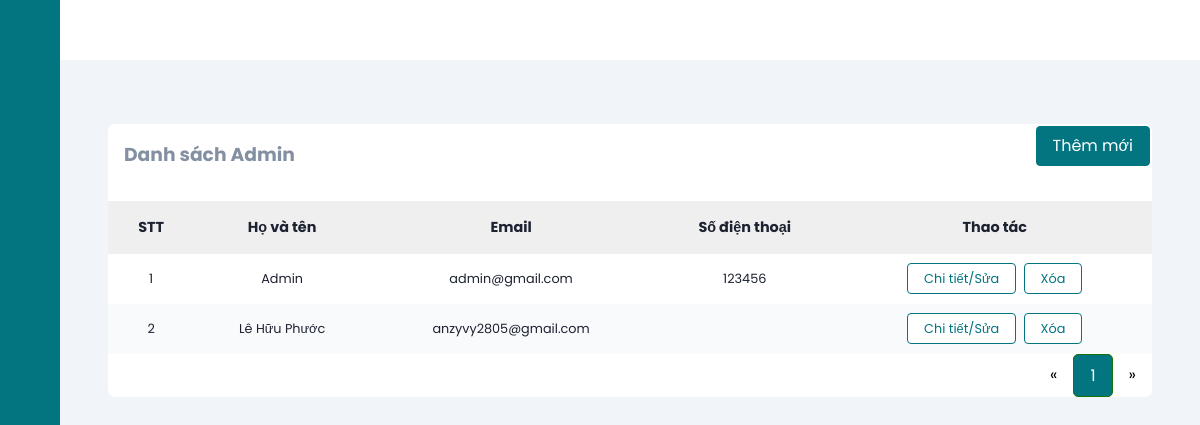
Before: /adminManage (signed in) with the older database file.
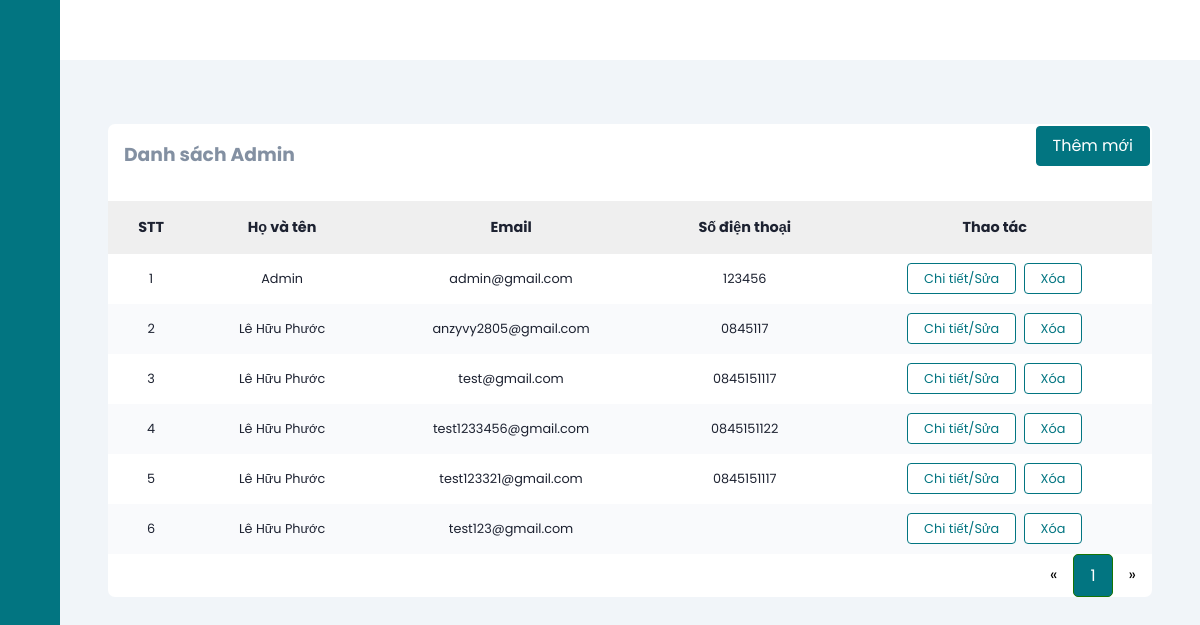
After: the same page with the newer database file.
### tables this page shows
CREATE TABLE `users` (
  `id` int(11) NOT NULL,
  `fullName` varchar(255) NOT NULL,
  `email` varchar(255) NOT NULL,
  `dob` date NOT NULL,
  `address` varchar(500) NOT NULL,
  `password` varchar(255) NOT NULL,
  `roleId` int(11) NOT NULL,
  `status` tinyint(1) NOT NULL,
  `captcha` varchar(50) DEFAULT NULL,
  `isConfirmed` tinyint(4) NOT NULL DEFAULT 0,
  `phone` varchar(11) NOT NULL,
  `provinceId` varchar(5) NOT NULL,
  `districtId` varchar(5) NOT NULL,
  `wardId` varchar(5) NOT NULL,
  `delete_flg` int(11) DEFAULT 0
);

### mvc/core/ControllerBase.php (called while the page is built, shortened)
<?php
class ControllerBase{
    public function view($view, $data=[]){
        require_once "./mvc/views/".$view.".php";
    }
}
?>

### mvc/controllers/AdminManage.php (called while the page is built, shortened)
<?php
class AdminManage extends ControllerBase
{
    public function index($page = 1)
    {
        $admin = $this->model("adminModel");
        $adminList = ($admin->getAllAdmin($page['page'] ?? 1))->fetch_all(MYSQLI_ASSOC);
        $countPaging = $admin->getCountPaging(8);
        $this->view("admin/adminList", [
            "headTitle" => "Quản lý admin",
            "adminList" => $adminList,
            'countPaging'=>$countPaging
        ]);
    }
}

### mvc/core/App.php (called while the page is built, shortened)
<?php
class App
{
    protected $action = "Index";
    function __construct()
    {
        $arr = $this->UrlProcess();
        if (file_exists("./mvc/controllers/" . $arr[0] . ".php")) {
            unset($arr[0]);
        }
        $this->controller = new $this->controller;
        $this->params = $arr ? array_values($arr) : [];
        array_push($this->params, $_GET);
        call_user_func_array([$this->controller, $this->action], $this->params);
    }
    function UrlProcess()
    {
        if (isset($_GET["url"])) {
            return explode("/", filter_var(trim($_GET["url"], "/")));
        }
    }
}

### index.php (called while the page is built, shortened)
<?php
$myApp = new App();
?>

### mvc/core/DB.php (called while the page is built, shortened)
<?php
class DB{
    private static $instance = null;
    protected $servername = "localhost";
    protected $username = "root";
    protected $password = "";
    private function __construct(){
        $this->con = mysqli_connect($this->servername, $this->username, $this->password);
    }
    public static function getInstance()
    {
      if(!self::$instance)
      {
        self::$instance = new DB();
      }
      return self::$instance;
    }
}
?>

### mvc/models/AdminModel.php (called while the page is built, shortened)
<?php
class adminModel
{
    private static $instance = null;
    public static function getInstance()
    {
        if (!self::$instance) {
            self::$instance = new adminModel();
        }
        return self::$instance;
    }
    public function getAllAdmin($page = 1, $total = 8)
    {
        $tmp = ($page - 1) * $total;
        $db = DB::getInstance();
        $sql = "SELECT * FROM users where roleID = 1 and delete_flg = 0 LIMIT $tmp,$total";
        $result = mysqli_query($db->con, $sql);
        return $result;
    }
}

### mvc/views/admin/adminList.php (the view, shortened to what the changed rows need)
<?php require APP_ROOT . '/views/admin/inc/head.php'; ?>
<body>
    <div class="main-content">
        <main>
            <section class="recent">
                <div class="activity-grid">
                    <div class="activity-card">
                        <div class="table-responsive">
                            <table>
                                <thead>
                                    <tr>
                                        <th>STT</th>
                                        <th>Họ và tên</th>
                                        <th>Email</th>
                                        <th>Số điện thoại</th>
                                        <th>Thao tác</th>
                                    </tr>
                                </thead>
                                <tbody>
                                    <?php
                                    $count = 0;
                                    foreach ($data['adminList'] as $key => $value) {
                                    ?>
                                        <tr>
                                            <td><?= ++$count ?></td>
                                            <td><?= $value['fullName'] ?></td>
                                            <td><?= $value['email'] ?></td>
                                            <td><?= $value['phone'] ?></td>
                                            <td>
                                                <a class="button-normal" href="<?= URL_ROOT . '/adminManage/edit/' . $value['id'] ?>">Chi tiết/Sửa</a>
                                                <a class="button-normal" href="<?= URL_ROOT . '/adminManage/delete/' . $value['id'] ?>">Xóa</a>
                                            </td>
                                        </tr>
                                    <?php }
                                    ?>
                                </tbody>
                            </table>
                        </div>
                        <div class="pagination">
                            <a href="<?= URL_ROOT ?>/adminManage?page=<?= (isset($_GET['page'])) ? (($_GET['page'] <= 1) ? 1 : $_GET['page'] - 1) : 1 ?>">&laquo;</a>
                            <?php
                            for ($i = 1; $i <= $data['countPaging']; $i++) {
                                if (isset($_GET['page'])) {
                                    if ($i == $_GET['page']) { ?>
                                        <a class="active" href="<?= URL_ROOT ?>/adminManage?page=<?= $i ?>"><?= $i ?></a>
                                    <?php } else { ?>
                                        <a href="<?= URL_ROOT ?>/adminManage?page=<?= $i ?>"><?= $i ?></a>
                                    <?php  }
                                } else {
                                    if ($i == 1) { ?>
                                        <a class="active" href="<?= URL_ROOT ?>/adminManage?page=<?= $i ?>"><?= $i ?></a>
                                    <?php  } else { ?>
                                        <a href="<?= URL_ROOT ?>/adminManage?page=<?= $i ?>"><?= $i ?></a>
                                    <?php   } ?>
                                <?php  } ?>
                            <?php }
                            ?>
                            <a href="<?= URL_ROOT ?>/adminManage?page=<?= (isset($_GET['page'])) ? ($_GET['page'] == $data['countPaging'] ? $_GET['page'] : $_GET['page'] + 1) : 2 ?>">&raquo;</a>
                        </div>
                    </div>
                </div>
            </section>
        </main>
    </div>
</body>
</html>

Changed rows visible on the page:
changed users "anzyvy2805@gmail.com": phone (not shown) → "0845117"
added users: fullName "Lê Hữu Phước", email "test@gmail.com", phone "0845151117"
added users: fullName "Lê Hữu Phước", email "test1233456@gmail.com", phone "0845151122"
added users: fullName "Lê Hữu Phước", email "test123321@gmail.com", phone "0845151117"
added users: fullName "Lê Hữu Phước", email "test123@gmail.com"
